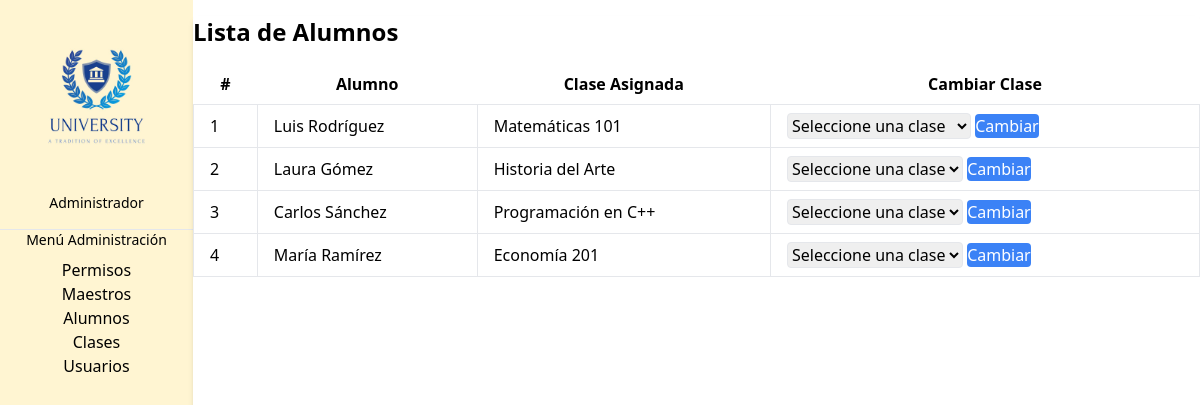
The page /alumnolista.php on the database as committed earlier.
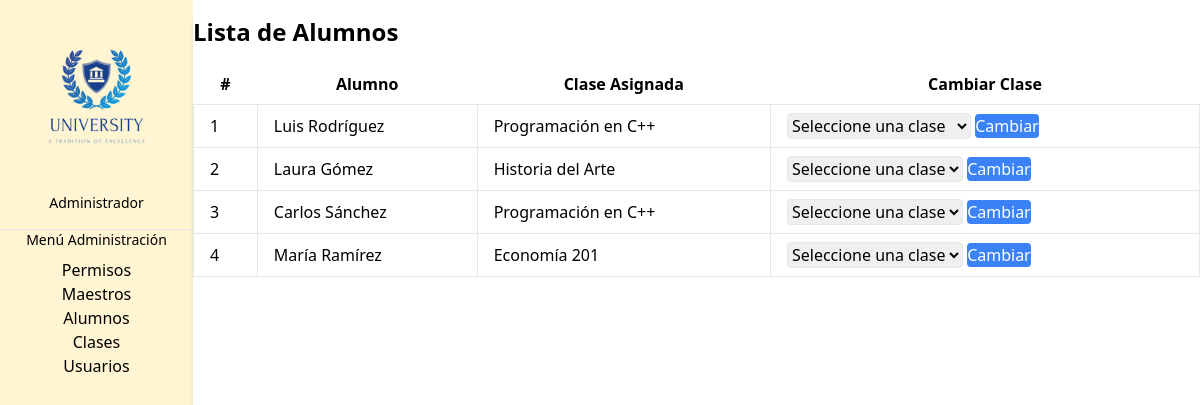
The same page on the database as committed later.
### tables this page shows
CREATE TABLE `alumnos` (
  `id` int(11) NOT NULL,
  `nombre` varchar(255) NOT NULL,
  `email` varchar(255) NOT NULL,
  `clase_id` int(11) NOT NULL
);

CREATE TABLE `clases` (
  `id` int(11) NOT NULL,
  `nombre` varchar(255) NOT NULL
);

### alumnolista.php (the view, shortened to what this page needs)
<?php
   $servername = "localhost";
    $username = "id21126023_admin";
    $password = "Roman18*";
    $dbname = "id21126023_universidad";
$conn = new mysqli($servername, $username, $password, $dbname);
$sql = "SELECT a.id AS alumno_id, a.nombre AS alumno_nombre, c.id AS clase_id, c.nombre AS clase_nombre
        FROM alumnos a
        LEFT JOIN clases c ON a.clase_id = c.id";
$result = $conn->query($sql);
?>
<!DOCTYPE html>
<html lang="es">
<head>
    <link href="/dist/output.css" rel="stylesheet">
</head>
<body class="bg-white flex">
 <div class="bg-[#fff5d2] w-1/4 py-4 px-6 h-screen fixed top-0 left-0 bottom-0 overflow-y-auto border-r-2 border-gray-300">
    <center> <img src="./assets/logo.jpg" width="230" height="70" class="self-center"></center>
    <div class="mb-4 text-center">
        <p class="text-sm">Administrador</p>
    </div>
    <hr class="border-t border-gray-700 my-4">
    <p class="text-sm mb-2 text-center">Menú Administración</p>
    <ul class="space-y-2">
        <li class="flex justify-center"><a href="permisos.php" class="text-black hover:text-gray-400"><span class="mr-2">Permisos</span><i class="fas fa-user-shield"></i></a></li>
        <li class="flex justify-center"><a href="maestrolista.php" class="text-black hover:text-gray-400"><span class="mr-2">Maestros</span><i class="fas fa-chalkboard-teacher"></i></a></li>
        <li class="flex justify-center"><a href="alumnolista.php" class="text-black hover:text-gray-400"><span class="mr-2">Alumnos</span><i class="fas fa-users"></i></a></li>
        <li class="flex justify-center"><a href="clases.php" class="text-black hover:text-gray-400"><span class="mr-2">Clases</span><i class="fas fa-book"></i></a></li>
        <li class="flex justify-center"><a href="usuarios.php" class="text-black hover:text-gray-400"><span class="mr-2">Usuarios</span><i class="fas fa-users"></i></a></li>
    </ul>
</div>
    <div class="flex-grow py-4 px-6 w-full">
        <div class="bg-white p-4 rounded shadow-md h-screen">
            <h2 class="text-2xl font-semibold mb-4">Lista de Alumnos</h2>
            <table class="w-full">
                <thead>
                    <tr>
                        <th class="px-4 py-2">#</th>
                        <th class="px-4 py-2">Alumno</th>
                        <th class="px-4 py-2">Clase Asignada</th>
                        <th class="px-4 py-2">Cambiar Clase</th>
                    </tr>
                </thead>
                <tbody>
                    <?php
                    if ($result->num_rows > 0) {
                        while ($row = $result->fetch_assoc()) {
                            echo '<tr>';
                            echo '<td class="border px-4 py-2">' . $row['alumno_id'] . '</td>';
                            echo '<td class="border px-4 py-2">' . $row['alumno_nombre'] . '</td>';
                            echo '<td class="border px-4 py-2">' . ($row['clase_nombre'] ?: 'Ninguna') . '</td>';
                            echo '<td class="border px-4 py-2">
                                <form action="alumnolista.php" method="post">
                                    <input type="hidden" name="alumno_id" value="' . $row['alumno_id'] . '">
                                    <select name="nueva_clase_id" class="border rounded px-2 py-1">';
                                    echo '<option value="">Seleccione una clase</option>';
                            echo '</select>
                                <button type="submit" class="bg-blue-500 text-white px-2 py-1 rounded ml-2">Cambiar</button>
                                </form>
                            </td>';
                            echo '</tr>';
                        }
                    } else {
                        echo '<tr><td colspan="4">No se encontraron alumnos</td></tr>';
                    }
                    ?>
                </tbody>
            </table>
        </div>
    </div>
</body>
</html>

Rows that differ between the two databases and show on the page:
changed alumnos "Luis Rodríguez": clase.nombre "Matemáticas 101" → "Programación en C++"
